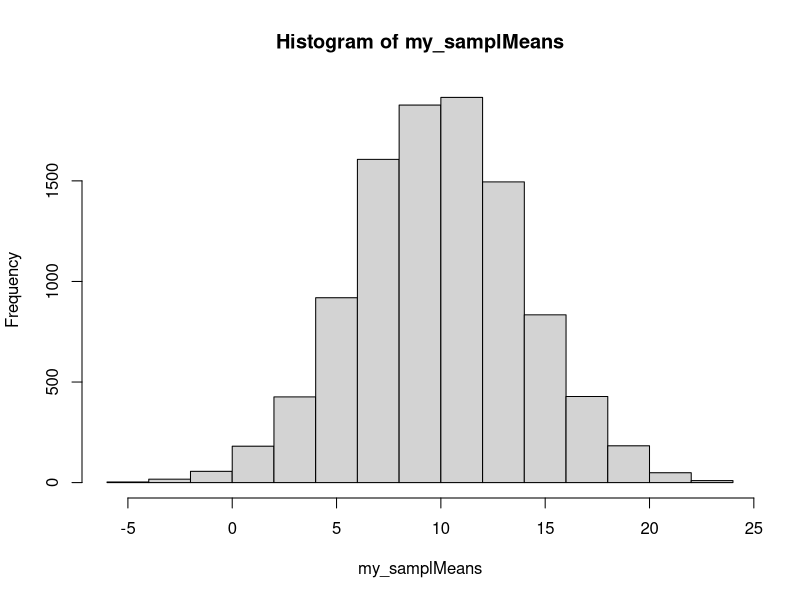

Generate this figure with R:
## ---- chunk 1
pnorm(q=2.5, mean=0,sd=1,lower.tail=FALSE)
my_sample<-rnorm(1000000,mean=0,sd=1)
selection<-my_sample[my_sample>2.5]
length(selection)/1000000
## ---- chunk 2
stand_scores<-scale(rnorm(n=10000,mean=100,sd=10))
length(stand_scores[stand_scores>3])
## ---- chunk 3
mean(rnorm(25,10,20))

my_samplMeans<-replicate(10000,mean(rnorm(25,10,20)))
hist(my_samplMeans)
pnorm(q=12,
      mean=mean(my_samplMeans),
      sd=sd(my_samplMeans),
      lower.tail=FALSE
      )
